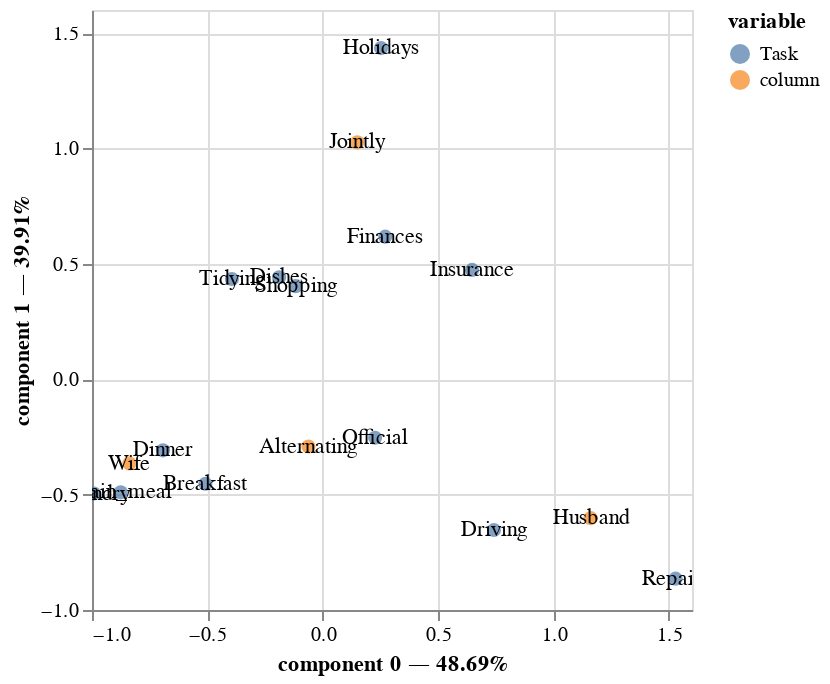

Notebook code cell kept with this figure:
### Markdown cell above
### Correspondence Analysis

PCA cannot be used for categorical data; however, a somewhat related technique is *correspondence analysis*. The goal is to recognize associations between categories, or between categorical features.

Here is a very good article explaining how to calculate and interprete correspondence analysis: --> [Link](https://www.qualtrics.com/eng/correspondence-analysis-what-is-it-and-how-can-i-use-it-to-measure-my-brand-part-1-of-2/?utm_source=pocket_reader)

### Code cell
ca = prince.CA(n_components=2)
ca = ca.fit(housetasks)

ca.plot(housetasks, show_column_labels=True, show_row_labels=True)

### Figure 1 — Vega-Lite specification as saved in the notebook (floating-point values rounded to 4 significant figures)
{"config": {"view": {"continuousWidth": 300, "continuousHeight": 300}}, "layer": [{"data": {"name": "data-db158d043252b150ad127377fc6e854e"}, "mark": {"type": "circle", "size": 50}, "encoding": {"color": {"field": "variable", "type": "nominal"}, "tooltip": [{"field": "variable", "type": "nominal"}, {"field": "value", "type": "nominal"}, {"field": "component 0", "type": "quantitative"}, {"field": "component 1", "type": "quantitative"}], "x": {"axis": {"title": "component 0 — 48.69%"}, "field": "component 0", "scale": {"zero": false}, "type": "quantitative"}, "y": {"axis": {"title": "component 1 — 39.91%"}, "field": "component 1", "scale": {"zero": false}, "type": "quantitative"}}, "name": "view_1"}, {"data": {"name": "data-db158d043252b150ad127377fc6e854e"}, "mark": {"type": "text"}, "encoding": {"text": {"field": "label", "type": "nominal"}, "x": {"axis": {"title": "component 0 — 48.69%"}, "field": "component 0", "scale": {"zero": false}, "type": "quantitative"}, "y": {"axis": {"title": "component 1 — 39.91%"}, "field": "component 1", "scale": {"zero": false}, "type": "quantitative"}}}, {"data": {"name": "data-fa897a91c54b5eeb712f6907481ffa19"}, "mark": {"type": "circle", "size": 50}, "encoding": {"color": {"field": "variable", "type": "nominal"}, "tooltip": [{"field": "variable", "type": "nominal"}, {"field": "value", "type": "nominal"}, {"field": "component 0", "type": "quantitative"}, {"field": "component 1", "type": "quantitative"}], "x": {"axis": {"title": "component 0 — 48.69%"}, "field": "component 0", "scale": {"zero": false}, "type": "quantitative"}, "y": {"axis": {"title": "component 1 — 39.91%"}, "field": "component 1", "scale": {"zero": false}, "type": "quantitative"}}}, {"data": {"name": "data-fa897a91c54b5eeb712f6907481ffa19"}, "mark": {"type": "text"}, "encoding": {"text": {"field": "label", "type": "nominal"}, "x": {"axis": {"title": "component 0 — 48.69%"}, "field": "component 0", "scale": {"zero": false}, "type": "quantitative"}, "y": {"axis": {"title": "component 1 — 39.91%"}, "field": "component 1", "scale": {"zero": false}, "type": "quantitative"}}}], "params": [{"name": "param_1", "select": {"type": "interval", "encodings": ["x", "y"]}, "bind": "scales", "views": ["view_1"]}], "$schema": "https://vega.github.io/schema/vega-lite/v5.17.0.json", "datasets": {"data-db158d043252b150ad127377fc6e854e": [{"component 0": -0.9918, "component 1": -0.4953, "variable": "Task", "value": "Laundry", "label": "Laundry"}, {"component 0": -0.8756, "component 1": -0.4901, "variable": "Task", "value": "Main_meal", "label": "Main_meal"}, {"component 0": -0.6926, "component 1": -0.3081, "variable": "Task", "value": "Dinner", "label": "Dinner"}, {"component 0": -0.5086, "component 1": -0.4528, "variable": "Task", "value": "Breakfast", "label": "Breakfast"}, {"component 0": -0.3938, "component 1": 0.4343, "variable": "Task", "value": "Tidying", "label": "Tidying"}, {"component 0": -0.189, "component 1": 0.442, "variable": "Task", "value": "Dishes", "label": "Dishes"}, {"component 0": -0.1177, "component 1": 0.4033, "variable": "Task", "value": "Shopping", "label": "Shopping"}, {"component 0": 0.2266, "component 1": -0.2536, "variable": "Task", "value": "Official", "label": "Official"}, {"component 0": 0.7418, "component 1": -0.6534, "variable": "Task", "value": "Driving", "label": "Driving"}, {"component 0": 0.2708, "component 1": 0.6179, "variable": "Task", "value": "Finances", "label": "Finances"}, {"component 0": 0.6471, "component 1": 0.4738, "variable": "Task", "value": "Insurance", "label": "Insurance"}, {"component 0": 1.529, "component 1": -0.8643, "variable": "Task", "value": "Repairs", "label": "Repairs"}, {"component 0": 0.2525, "component 1": 1.435, "variable": "Task", "value": "Holidays", "label": "Holidays"}], "data-fa897a91c54b5eeb712f6907481ffa19": [{"component 0": -0.8376, "component 1": -0.3652, "variable": "column", "value": "Wife", "label": "Wife"}, {"component 0": -0.06218, "component 1": -0.2916, "variable": "column", "value": "Alternating", "label": "Alternating"}, {"component 0": 1.161, "component 1": -0.6019, "variable": "column", "value": "Husband", "label": "Husband"}, {"component 0": 0.1494, "component 1": 1.027, "variable": "column", "value": "Jointly", "label": "Jointly"}]}}
